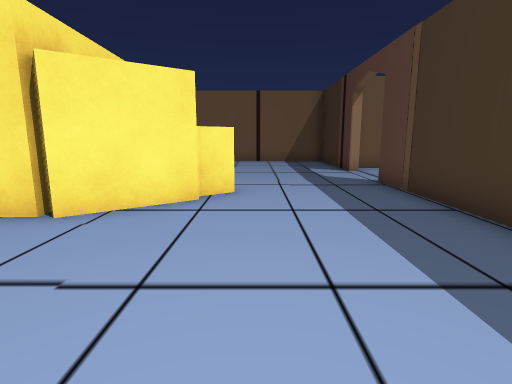
[1] (above)

22 first-person views from a walk through a Unity game level. The camera is 1.2 m above the floor, tilts 10° down and sees 80° across. The floor is counted in squares, 1 m on a side. Each view is taken from the middle of a square. On the plan, view 1 faces up. The plan holds only what a view shows up to about 13 squares ahead; the rest is blank. The place goes on beyond the plan. Door leaves are left out, so doorways stand open. Some surface patterns are stand-ins.

[2]
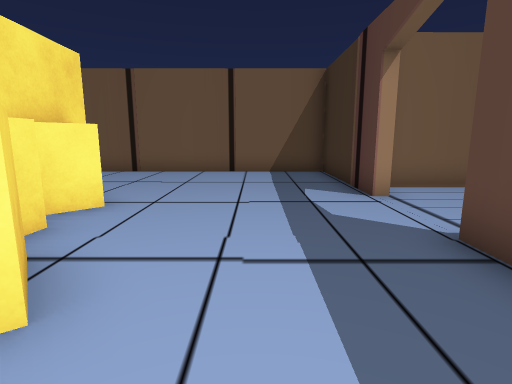

[3]
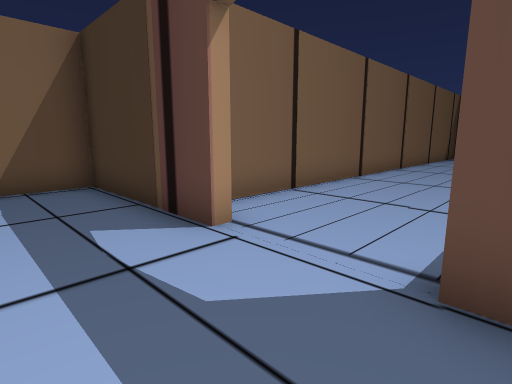

[4]
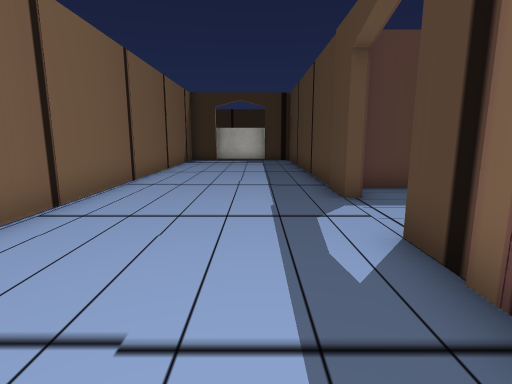

[5]
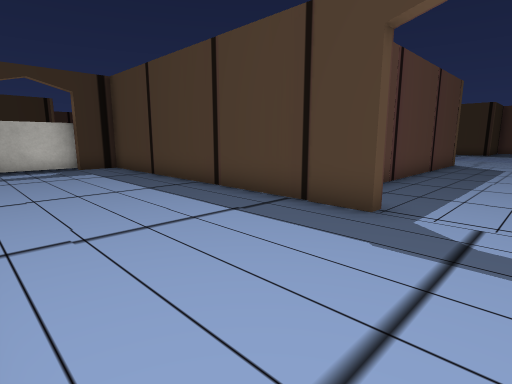

[6]
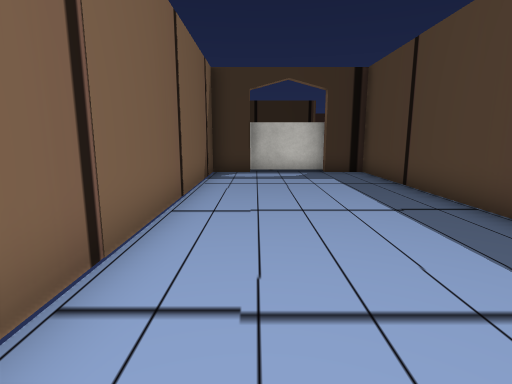

[7]
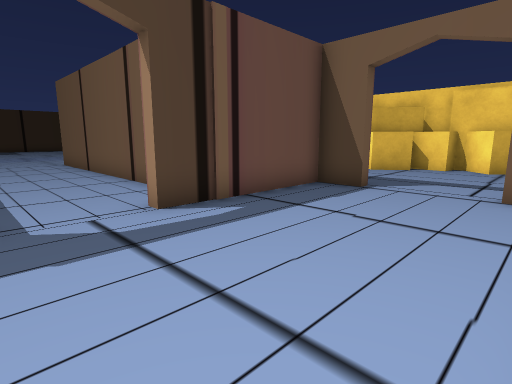

[8]
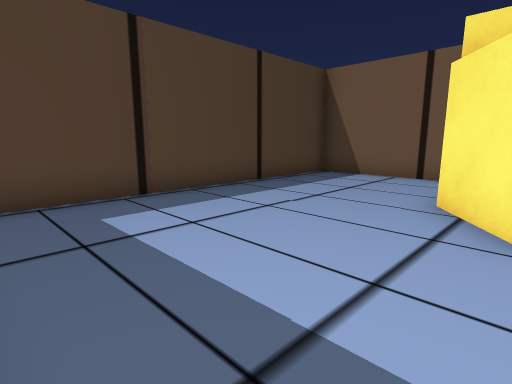

[9]
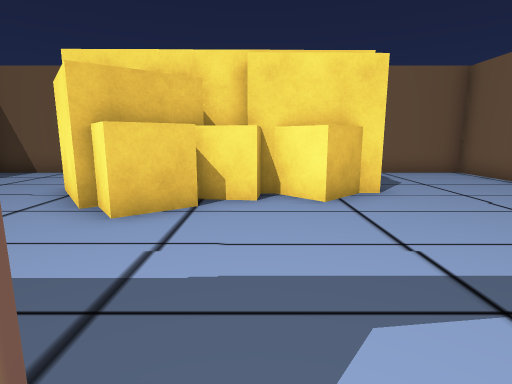

[10]
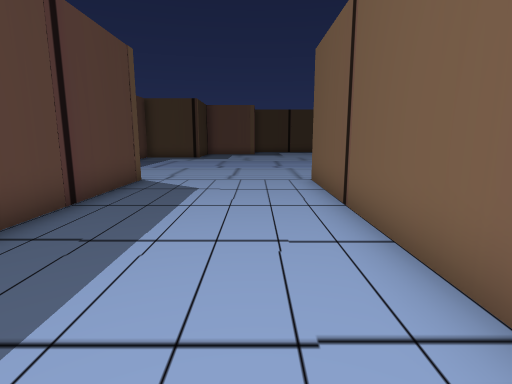

[11]
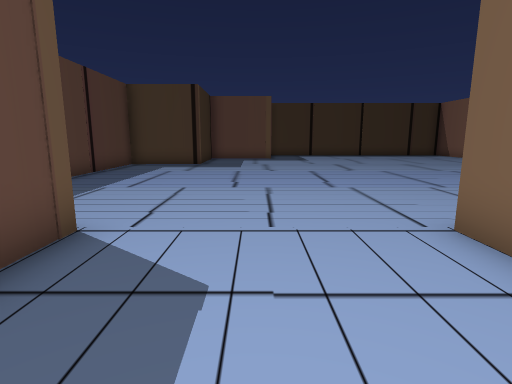

[12]
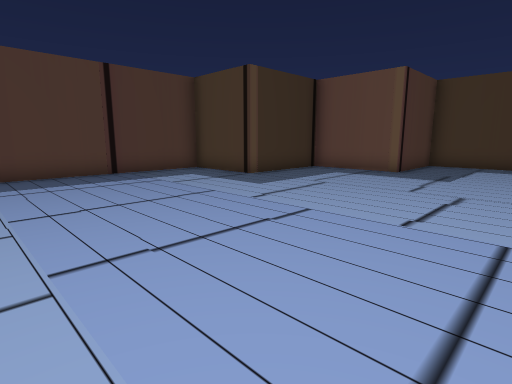

[13]
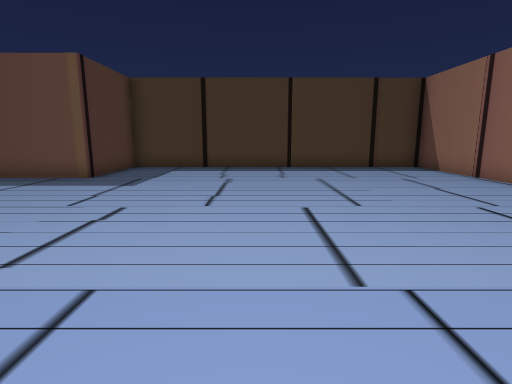

[14]
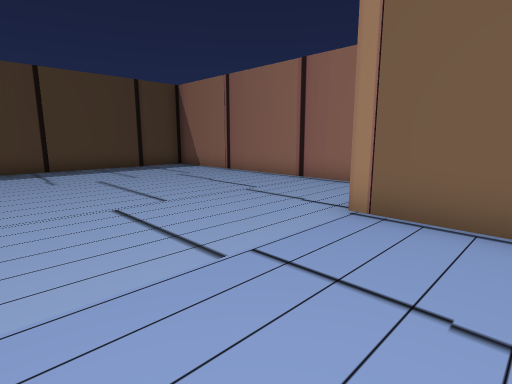

[15]
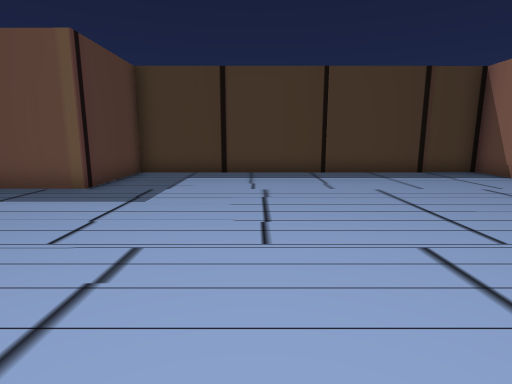

[16]
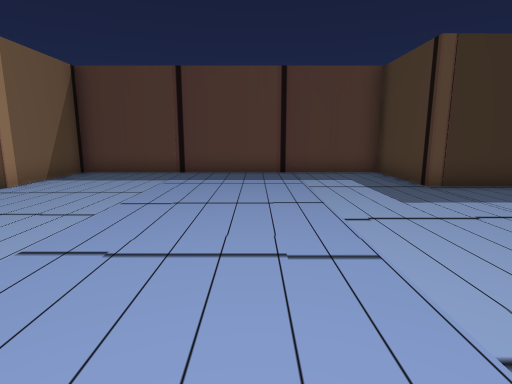

[17]
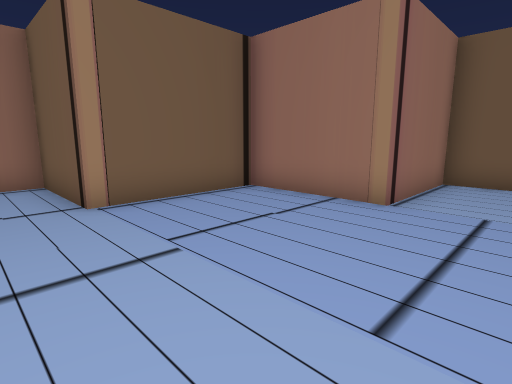

[18]
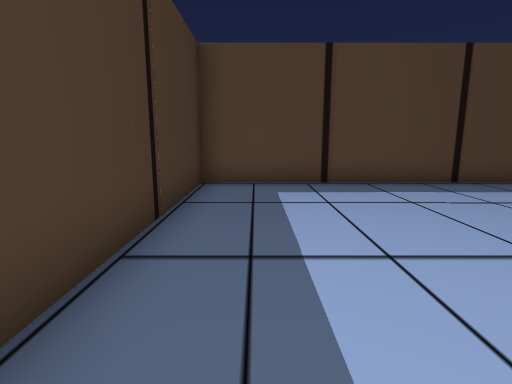

[19]
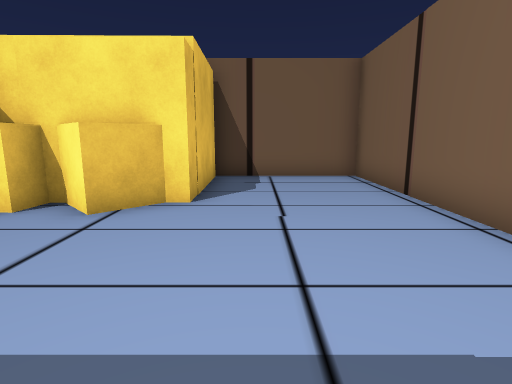

[20]
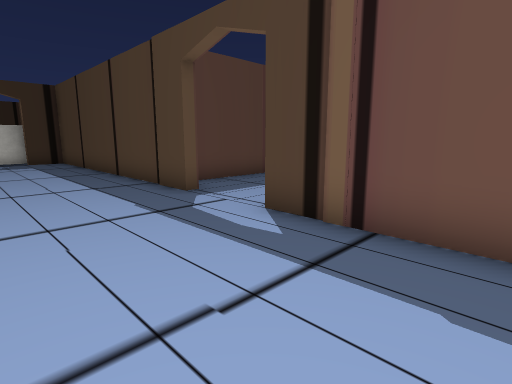

[21]
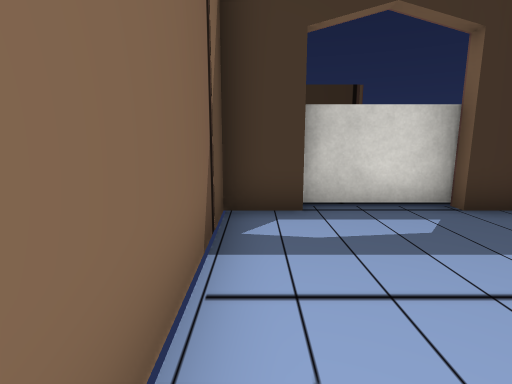

[22]
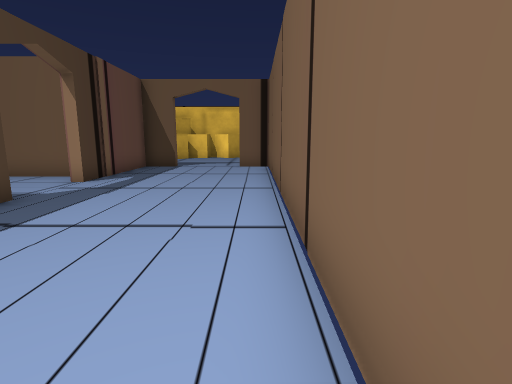

### Floor plan
Points are (right, up) in squares from view 1. A wall is a line through its corners. A room is listed if a view was taken in it or the views show most of it. See-through windows are left out.
Room 1 (views 1, 2, 3, 4, 5, 6, 7, 8, 9, 18, 19, 20, 21, 22)
walls: (3.8, 12.6) (3.8, 11.3) (3.5, 11.3) (3.5, 16.2) (-6.8, 16.2) (-6.8, 11.7) (-2.7, 11.8) (-2.6, 8.8); (11.1, 7.2) (22, 7.2) (22, 8.5); (-1.4, 8) (-0.5, 6.8) (-1.4, 6.1); (-2.6, 8) (-1.1, 6) (-3.1, 4.5) (-3.4, 4.9); (-2.7, 9.1) (-1.8, 9) (-2, 7.7); (-2.7, 11.4) (-1.7, 10.3) (-2.7, 9.4); (-3.4, 8.8) (-3.4, 7.7); (-3.3, 4.6) (-3.9, 4.6); (-6.8, 3.6) (-6.8, -0.3) (3.5, -0.3) (3.5, 8.5) (3.8, 8.5) (3.8, 7.2) (8.6, 7.2); (22, 11.1) (22, 12.6) (4.1, 12.5); (22.4, 8.4) (22.4, 11.2)
ways out: open door at (10, 7) to room 2
Room 2 (views 10, 11, 12, 13, 14, 15, 16, 17)
walls: (5.3, -3.9) (3.8, -3.9) (3.9, -7.5) (0.3, -7.5) (0.3, -11.4) (-2.9, -11.4) (-2.8, -21.9) (9.1, -21.8) (9.1, -18.3) (12.6, -18.3) (12.6, -14.3) (15.8, -14.3) (15.8, -3.9) (12.4, -3.9) (12.4, 6.4); (7.4, 6.2) (7.4, -4)
ways out: open door at (10, 7) to room 1

Where each view was taken, in squares from view 1:
view 1: 0 up, 0 right, facing up
view 2: 5 up, 1 right, facing up
view 3: 8 up, 1 right, facing up-right
view 4: 9 up, 5 right, facing right
view 5: 12 up, 9 right, facing down-right
view 6: 11 up, 11 right, facing right
view 7: 12 up, 11 right, facing down-left
view 8: 6 up, 3 right, facing down-left
view 9: 9 up, 4 right, facing left
view 10: 5 up, 9 right, facing down
view 11: 0 up, 10 right, facing down
view 12: 7 down, 5 right, facing down-right
view 13: 9 down, 4 right, facing down
view 14: 9 down, 5 right, facing down-left
view 15: 11 down, 5 right, facing down
view 16: 10 down, 5 right, facing right
view 17: 13 down, 6 right, facing up-left
view 18: 8 up, 2 right, facing down
view 19: 13 up, 3 right, facing left
view 20: 11 up, 5 right, facing down-right
view 21: 12 up, 17 right, facing right
view 22: 12 up, 17 right, facing left
